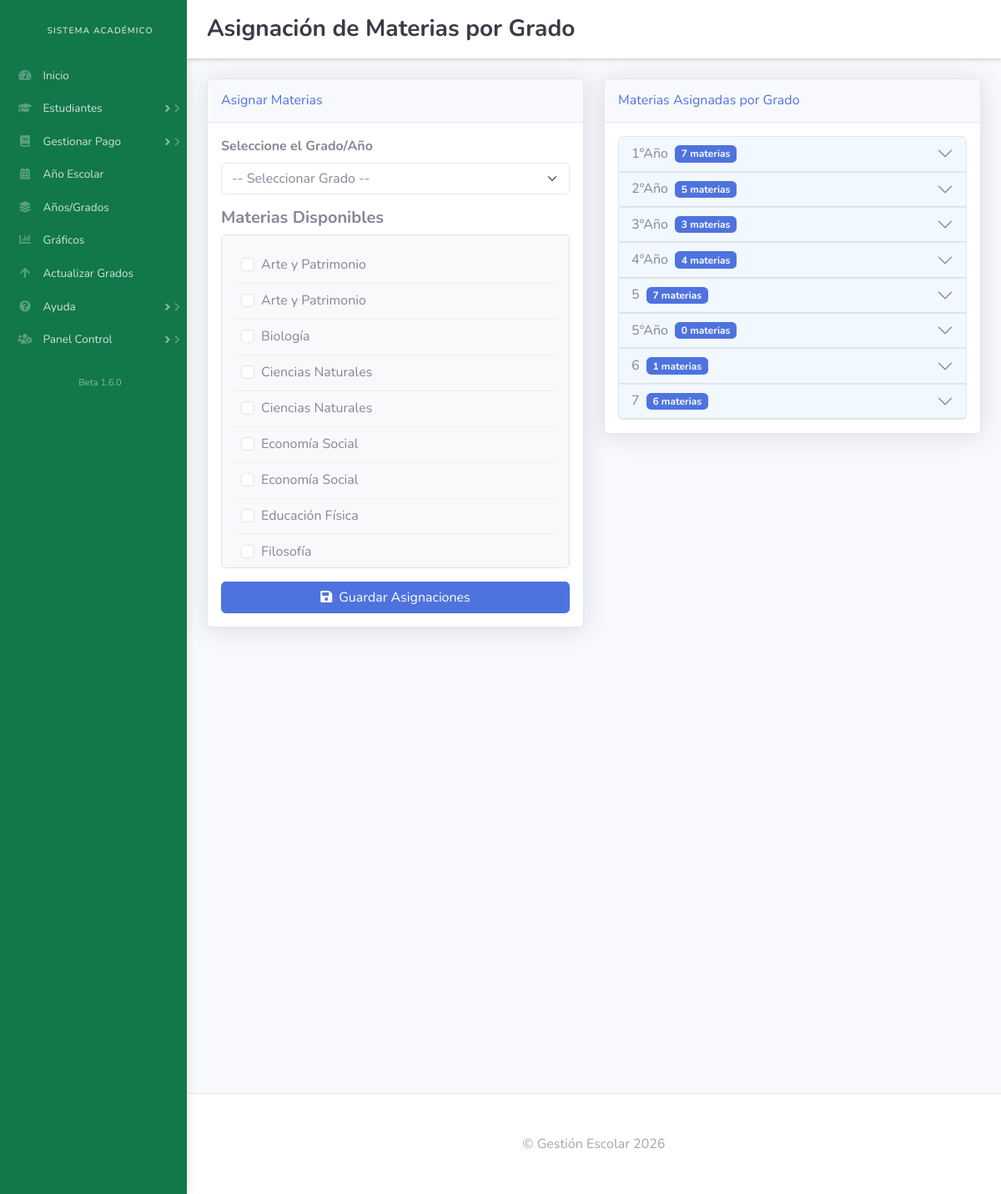
The page /asignar_materias.php (signed in) on the database its author committed.
### tables this page shows
CREATE TABLE `materias` (
  `id` int(11) NOT NULL AUTO_INCREMENT,
  `nombre` varchar(100) NOT NULL,
  `estado` enum('cursando','finalizada') NOT NULL,
  `periodo` varchar(50) NOT NULL,
  `creditos` int(11) DEFAULT NULL,
  PRIMARY KEY (`id`)
);

### asignar_materias.php (the view, shortened to what this page needs)
<?php
include 'db.php';
$materias = $conn->query("SELECT id, nombre FROM materias ORDER BY nombre");
$asignaciones_completas = $conn->query("
    SELECT g.id as grado_id, g.nombre as grado_nombre,
           m.id as materia_id, m.nombre as materia_nombre
    FROM grados g
    LEFT JOIN materias_grados mg ON g.id = mg.grado_id
    LEFT JOIN materias m ON mg.materia_id = m.id
    ORDER BY g.nombre, m.nombre
");
$grados_con_materias = [];
while ($row = $asignaciones_completas->fetch_assoc()) {
    $grado_id = $row['grado_id'];
    if (!isset($grados_con_materias[$grado_id])) {
        $grados_con_materias[$grado_id] = [
            'nombre' => $row['grado_nombre'],
            'materias' => []
        ];
    }
    if ($row['materia_id']) {
        $grados_con_materias[$grado_id]['materias'][] = [
            'id' => $row['materia_id'],
            'nombre' => $row['materia_nombre']
        ];
    }
}
?>
<!DOCTYPE html>
<html data-bs-theme="light" lang="es">
<head>
    <link rel="stylesheet" href="assets/bootstrap/css/bootstrap.min.css">
    <link rel="stylesheet" href="assets/fonts/fontawesome-all.min.css">
    <link rel="stylesheet" href="https://cdnjs.cloudflare.com/ajax/libs/toastr.js/latest/toastr.min.css">
</head>
<body id="page-top">
    <div id="wrapper">
        <?php include 'nav.php'; ?>
        <div class="d-flex flex-column" id="content-wrapper">
            <div id="content">
                <nav class="navbar navbar-expand bg-white shadow-sm mb-4 topbar static-top navbar-light">
                    <div class="container-fluid">
                        <div class="d-flex justify-content-between w-100">
                            <div class="d-flex align-items-center">
                                <h3 class="text-dark mb-0 fw-bold">Asignación de Materias por Grado</h3>
                            </div>
                        </div>
                    </div>
                </nav>
                <div class="container-fluid">
                    <div class="row">
                        <div class="col-md-6">
                            <div class="card shadow mb-4 grado-card">
                                <div class="card-header py-3 d-flex justify-content-between align-items-center">
                                    <h6 class="m-0 font-weight-bold text-primary">Asignar Materias</h6>
                                </div>
                                <div class="card-body">
                                    <form method="post" id="form-asignacion">
                                        <div class="mb-3">
                                            <label class="form-label fw-bold">Seleccione el Grado/Año</label>
                                            <select class="form-select" id="select-grado" name="grado_id" required>
                                                <option value="">-- Seleccionar Grado --</option>
                                            </select>
                                        </div>
                                        <div class="mb-3">
                                            <h5 class="fw-bold">Materias Disponibles</h5>
                                            <div class="materias-container" id="materias-container">
                                                <?php
                                                $materias->data_seek(0);
                                                while($materia = $materias->fetch_assoc()): ?>
                                                    <div class="materia-item">
                                                        <div class="form-check">
                                                            <input class="form-check-input materia-checkbox" type="checkbox"
                                                                   name="materias[]"
                                                                   value="<?= $materia['id'] ?>"
                                                                   id="materia-<?= $materia['id'] ?>">
                                                            <label class="form-check-label" for="materia-<?= $materia['id'] ?>">
                                                                <?= htmlspecialchars($materia['nombre']) ?>
                                                            </label>
                                                        </div>
                                                    </div>
                                                <?php endwhile; ?>
                                            </div>
                                        </div>
                                        <div class="d-grid gap-2">
                                            <button type="submit" class="btn btn-primary">
                                                <i class="fas fa-save me-2"></i>Guardar Asignaciones
                                            </button>
                                        </div>
                                    </form>
                                </div>
                            </div>
                        </div>
                        <div class="col-md-6">
                            <div class="card shadow mb-4 grado-card">
                                <div class="card-header py-3">
                                    <h6 class="m-0 font-weight-bold text-primary">Materias Asignadas por Grado</h6>
                                </div>
                                <div class="card-body">
                                    <div class="accordion" id="accordionGrados">
                                        <?php if (empty($grados_con_materias)): ?>
                                            <div class="alert alert-info">
                                                No hay grados con materias asignadas aún.
                                            </div>
                                        <?php else: ?>
                                            <?php foreach ($grados_con_materias as $grado_id => $grado_data): ?>
                                                <div class="accordion-item">
                                                    <h2 class="accordion-header" id="heading<?= $grado_id ?>">
                                                        <button class="accordion-button collapsed grado-header" type="button"
                                                                data-bs-toggle="collapse" data-bs-target="#collapse<?= $grado_id ?>"
                                                                aria-expanded="false" aria-controls="collapse<?= $grado_id ?>">
                                                            <?= htmlspecialchars($grado_data['nombre']) ?>
                                                            <span class="badge bg-primary ms-2">
                                                                <?= count($grado_data['materias']) ?> materias
                                                            </span>
                                                        </button>
                                                    </h2>
                                                </div>
                                            <?php endforeach; ?>
                                        <?php endif; ?>
                                    </div>
                                </div>
                            </div>
                        </div>
                    </div>
                </div>
            </div>
            <footer class="bg-white sticky-footer border-top">
                <div class="container my-auto">
                    <div class="text-center my-auto py-3 text-muted">
                        <span>© Gestión Escolar <?= date('Y') ?></span>
                    </div>
                </div>
            </footer>
        </div>
    </div>
</body>
</html>

### asignar_materias.php (style rules this page uses)
.materias-container { max-height: 400px; overflow-y: auto; border: 1px solid #dee2e6; border-radius: 5px; padding: 15px; background-color: #f8f9fa; }
.materia-item { padding: 8px; border-bottom: 1px solid #eee; }
.grado-card { transition: all 0.3s ease; margin-bottom: 15px; }
.grado-header { cursor: pointer; padding: 10px 15px; background-color: #f1f8ff; border-bottom: 1px solid #dee2e6; }

### rows shown on the page
materias: nombre "Arte y Patrimonio"
materias: nombre "Arte y Patrimonio"
materias: nombre "Biología"
materias: nombre "Ciencias Naturales"
materias: nombre "Ciencias Naturales"
materias: nombre "Economía Social"
materias: nombre "Economía Social"
materias: nombre "Educación Física"
materias: nombre "Filosofía"

### other values the page prints
$grado_data['nombre'] "1°Año"
count($grado_data['materias']) "7"
$grado_data['nombre'] "2°Año"
count($grado_data['materias']) "5"
$grado_data['nombre'] "3°Año"
count($grado_data['materias']) "3"
$grado_data['nombre'] "4°Año"
count($grado_data['materias']) "4"
$grado_data['nombre'] "5"
$grado_data['nombre'] "5°Año"
count($grado_data['materias']) "0"
$grado_data['nombre'] "6"
count($grado_data['materias']) "1"
$grado_data['nombre'] "7"
count($grado_data['materias']) "6"
